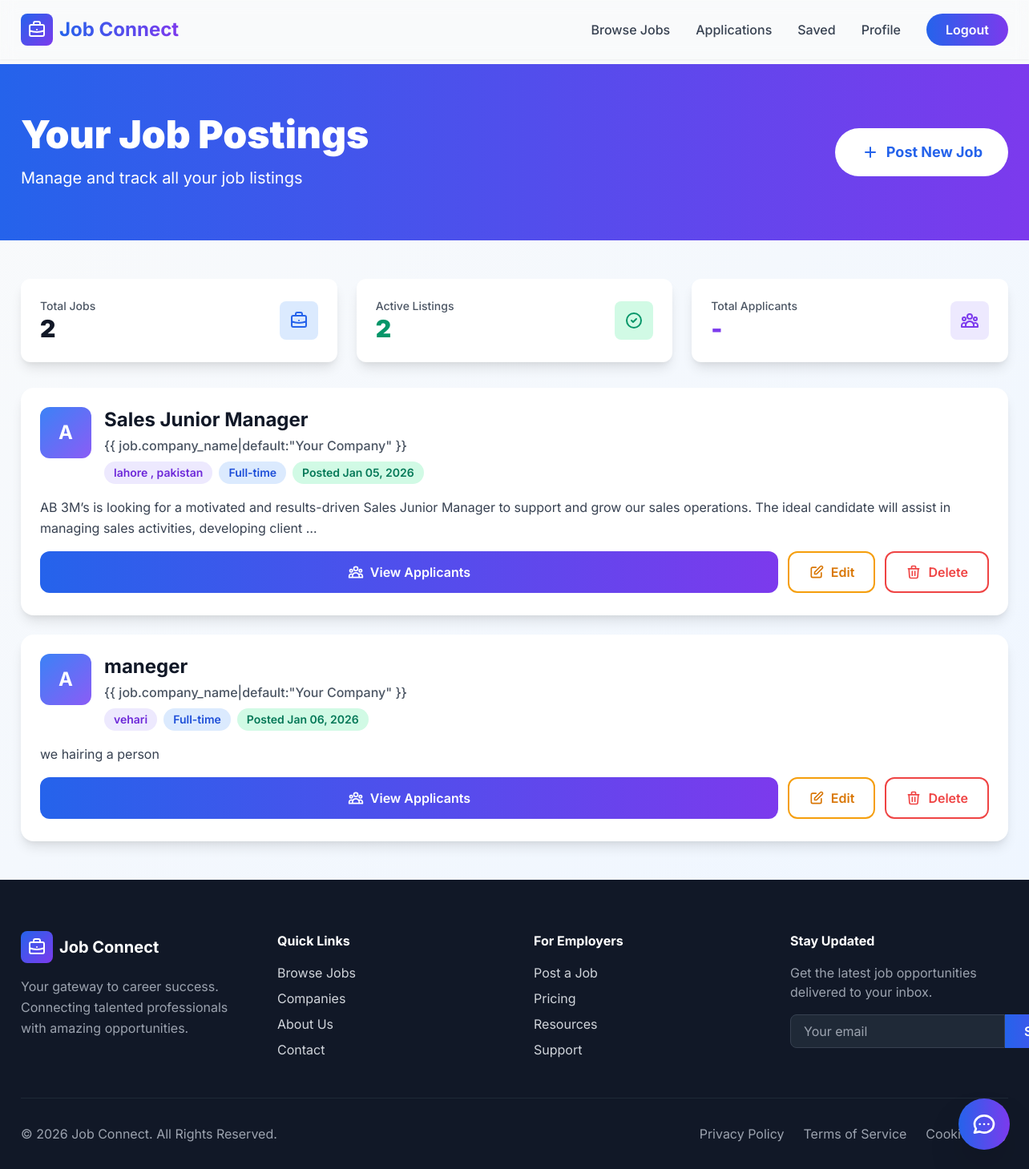
Page /employer/jobs/ (signed in) on the committed database.
### jobs/models.py (models this page shows, shortened)
class Job(models.Model):
    employer = models.ForeignKey(User, on_delete=models.CASCADE)
    employer_profile = models.ForeignKey(UserProfile, on_delete=models.CASCADE, null=True, blank=True)
    company_name = models.CharField(max_length=255, default="")   # <-- Add this
    title = models.CharField(max_length=200)
    description = models.TextField()
    location = models.CharField(max_length=150)
    created_at = models.DateTimeField(auto_now_add=True)

### jobs/decorators.py (the view)
    def wrapper(request, *args, **kwargs):
        user = request.user
        if hasattr(user, 'userprofile') and user.userprofile.role == 'employer':
            return view_func(request, *args, **kwargs)
        messages.error(request, "Access denied. Employers only.")
        return redirect('landing')

### jobs/views.py (called while the page is built)
@login_required
@employer_required
def employer_jobs(request):
    profile = get_object_or_404(UserProfile, user=request.user, role="employer")
    jobs = Job.objects.filter(employer=request.user)
    return render(request, "employer/employer_jobs.html", {"jobs": jobs})

### jobs/templates/employer/employer_jobs.html (shortened to what this page needs)
{% extends "base.html" %}
{% block content %}
<div class="min-h-screen bg-gradient-to-br from-gray-50 to-blue-50">
    <div class="bg-gradient-to-r from-blue-600 to-purple-600 text-white py-16">
        <div class="container mx-auto px-6">
            <div class="flex items-center justify-between">
                <div>
                    <h1 class="text-5xl font-black mb-4">Your Job Postings</h1>
                    <p class="text-xl text-white/90">Manage and track all your job listings</p>
                </div>
                <a href="{% url 'post_job' %}"
                    class="hidden md:flex items-center bg-white text-blue-600 px-8 py-4 rounded-full font-bold text-lg hover:shadow-2xl hover:scale-105 transition transform">
                    <svg class="w-6 h-6 mr-2" fill="none" stroke="currentColor" viewBox="0 0 24 24">
                        <path stroke-linecap="round" stroke-linejoin="round" stroke-width="2"
                            d="M12 6v6m0 0v6m0-6h6m-6 0H6"></path>
                    </svg>
                    Post New Job
                </a>
            </div>
        </div>
    </div>
    <div class="container mx-auto px-6 py-12">
        {% if jobs %}
        <div class="grid md:grid-cols-3 gap-6 mb-8">
            <div class="bg-white rounded-xl shadow-lg p-6">
                <div class="flex items-center justify-between">
                    <div>
                        <p class="text-gray-600 text-sm font-medium">Total Jobs</p>
                        <p class="text-3xl font-black text-gray-900">{{ jobs|length }}</p>
                    </div>
                    <div class="w-12 h-12 bg-blue-100 rounded-lg flex items-center justify-center">
                    </div>
                </div>
            </div>
            <div class="bg-white rounded-xl shadow-lg p-6">
                <div class="flex items-center justify-between">
                    <div>
                        <p class="text-gray-600 text-sm font-medium">Active Listings</p>
                        <p class="text-3xl font-black text-green-600">{{ jobs|length }}</p>
                    </div>
                    <div class="w-12 h-12 bg-green-100 rounded-lg flex items-center justify-center">
                        <svg class="w-6 h-6 text-green-600" fill="none" stroke="currentColor" viewBox="0 0 24 24">
                            <path stroke-linecap="round" stroke-linejoin="round" stroke-width="2"
                                d="M9 12l2 2 4-4m6 2a9 9 0 11-18 0 9 9 0 0118 0z"></path>
                        </svg>
                    </div>
                </div>
            </div>
            <div class="bg-white rounded-xl shadow-lg p-6">
                <div class="flex items-center justify-between">
                    <div>
                        <p class="text-gray-600 text-sm font-medium">Total Applicants</p>
                        <p class="text-3xl font-black text-purple-600">-</p>
                    </div>
                    <div class="w-12 h-12 bg-purple-100 rounded-lg flex items-center justify-center">
                    </div>
                </div>
            </div>
        </div>
        <div class="space-y-6">
            {% for job in jobs %}
            <div
                class="bg-white rounded-2xl shadow-lg hover:shadow-2xl transition-all duration-300 overflow-hidden group">
                <div class="p-6">
                    <div class="flex justify-between items-start mb-4">
                        <div class="flex-1">
                            <div class="flex items-start gap-4">
                                <div
                                    class="w-16 h-16 bg-gradient-to-br from-blue-500 to-purple-500 rounded-xl flex items-center justify-center text-white font-bold text-2xl flex-shrink-0">
                                    {{ job.company_name|default:"C"|slice:":1"|upper }}
                                </div>
                                <div class="flex-1">
                                    <h2
                                        class="text-2xl font-bold text-gray-900 mb-1 group-hover:text-blue-600 transition">
                                        {{ job.title }}
                                    </h2>
                                    <p class="text-gray-600 font-medium mb-2">{{ job.company_name|default:"Your Company"
                                        }}</p>
                                    <div class="flex flex-wrap gap-2">
                                        <span
                                            class="px-3 py-1 bg-purple-100 text-purple-700 rounded-full text-sm font-semibold">
                                            {{ job.location }}
                                        </span>
                                        <span
                                            class="px-3 py-1 bg-blue-100 text-blue-700 rounded-full text-sm font-semibold">
                                            {{ job.job_type|default:"Full-time" }}
                                        </span>
                                        <span
                                            class="px-3 py-1 bg-green-100 text-green-700 rounded-full text-sm font-semibold">
                                            Posted {{ job.created_at|date:"M d, Y" }}
                                        </span>
                                    </div>
                                </div>
                            </div>
                        </div>
                    </div>
                    <p class="text-gray-700 leading-relaxed mb-4">
                        {{ job.description|truncatewords:30 }}
                    </p>
                    <div class="flex flex-wrap gap-3">
                        <a href="{% url 'view_applicants' job.id %}"
                            class="flex-1 bg-gradient-to-r from-blue-600 to-purple-600 text-white text-center py-3 rounded-xl font-semibold hover:shadow-lg transition flex items-center justify-center">
                            View Applicants
                        </a>
                        <a href="{% url 'edit_job' job.id %}"
                            class="px-6 py-3 border-2 border-yellow-500 text-yellow-600 rounded-xl font-semibold hover:bg-yellow-50 transition flex items-center">
                            <svg class="w-5 h-5 mr-2" fill="none" stroke="currentColor" viewBox="0 0 24 24">
                                <path stroke-linecap="round" stroke-linejoin="round" stroke-width="2"
                                    d="M11 5H6a2 2 0 00-2 2v11a2 2 0 002 2h11a2 2 0 002-2v-5m-1.414-9.414a2 2 0 112.828 2.828L11.828 15H9v-2.828l8.586-8.586z">
                                </path>
                            </svg>
                            Edit
                        </a>
                        <form method="POST" action="{% url 'delete_job' job.id %}" class="inline">
                            <button onclick="return confirm('Are you sure you want to delete this job posting?')"
                                class="px-6 py-3 border-2 border-red-500 text-red-500 rounded-xl font-semibold hover:bg-red-50 transition flex items-center">
                                <svg class="w-5 h-5 mr-2" fill="none" stroke="currentColor" viewBox="0 0 24 24">
                                    <path stroke-linecap="round" stroke-linejoin="round" stroke-width="2"
                                        d="M19 7l-.867 12.142A2 2 0 0116.138 21H7.862a2 2 0 01-1.995-1.858L5 7m5 4v6m4-6v6m1-10V4a1 1 0 00-1-1h-4a1 1 0 00-1 1v3M4 7h16">
                                    </path>
                                </svg>
                                Delete
                            </button>
                        </form>
                    </div>
                </div>
            </div>
            {% endfor %}
        </div>
        {% endif %}
    </div>
</div>
{% endblock %}

### jobs/templates/base.html (style rules this page uses)
body { font-family: 'Inter', sans-serif; }

### rows in the picture
Job: company_name "A", title "Sales Junior Manager", location "lahore , pakistan", job_type "Full-time", created_at "Jan 05, 2026", description "AB 3M’s is looking for a motivated and results-driven Sales Junior Manager to support and grow our sales operations. The ideal candidate will assist in managing sales activities, developing client …"
Job: company_name "A", title "maneger", location "vehari", job_type "Full-time", created_at "Jan 06, 2026", description "we hairing a person"

### other values in the picture
{{ jobs|length }} "2"
